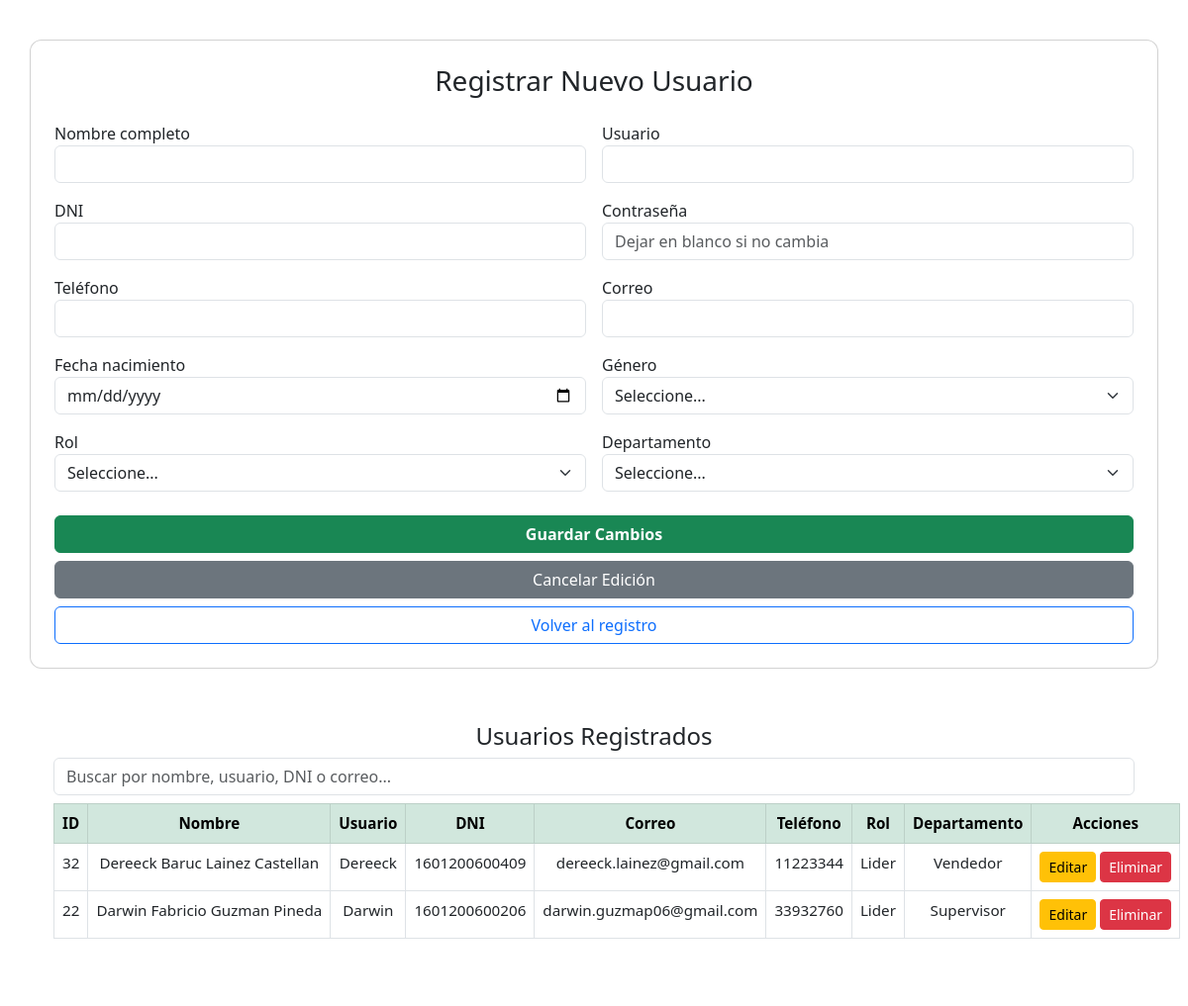
/registro_usuario.php, run on the app's committed database.
### tables this page shows
CREATE TABLE `t_usuario` (
  `id_usuario` int(11) NOT NULL AUTO_INCREMENT,
  `fecha_registro` date DEFAULT NULL,
  `fecha_nacimiento` date DEFAULT NULL,
  `DNI` bigint(15) NOT NULL,
  `nombre` varchar(30) NOT NULL,
  `usuario` varchar(20) NOT NULL,
  `password` varchar(255) NOT NULL,
  `correo` varchar(50) DEFAULT NULL,
  `telefono` int(11) DEFAULT NULL,
  `direccion` text DEFAULT NULL,
  `genero` varchar(10) DEFAULT NULL,
  `id_rol` int(11) DEFAULT NULL,
  `id_departamento` int(11) DEFAULT NULL,
  PRIMARY KEY (`id_usuario`),
  KEY `fk_usuario_rol` (`id_rol`),
  KEY `fk_us_departamento` (`id_departamento`),
  CONSTRAINT `fk_usuario_departamento` FOREIGN KEY (`id_departamento`) REFERENCES `t_departamento` (`id_departamento`) ON DELETE SET NULL ON UPDATE CASCADE,
  CONSTRAINT `fk_usuario_rol` FOREIGN KEY (`id_rol`) REFERENCES `t_rol` (`id_rol`) ON DELETE SET NULL ON UPDATE CASCADE
);

CREATE TABLE `t_rol` (
  `id_rol` int(11) NOT NULL AUTO_INCREMENT,
  `nombre_rol` varchar(50) DEFAULT NULL,
  `privilegio` varchar(50) DEFAULT NULL,
  `descripcion` text DEFAULT NULL,
  PRIMARY KEY (`id_rol`)
);

CREATE TABLE `t_departamento` (
  `id_departamento` int(11) NOT NULL AUTO_INCREMENT,
  `nombre_departamento` varchar(50) DEFAULT NULL,
  `sub_departamento` varchar(50) DEFAULT NULL,
  PRIMARY KEY (`id_departamento`)
);

### registro_usuario.php (the view, shortened to what this page needs)
<?php
include("conexion.php");
$roles = [];
$sql_roles = "SELECT id_rol, nombre_rol FROM t_rol ORDER BY nombre_rol ASC";
$resultado_roles = $conn->query($sql_roles);
if ($resultado_roles) {
    while ($fila = $resultado_roles->fetch_assoc()) {
        $roles[] = $fila;
    }
} else {
    die("Error: La tabla 't_rol' no existe.");
}
$sql_usuarios = "SELECT u.id_usuario, u.nombre, u.usuario, u.correo, u.telefono, u.dni, u.genero, u.fecha_nacimiento, u.id_rol, u.id_departamento, r.nombre_rol, d.nombre_departamento
FROM t_usuario u
LEFT JOIN t_rol r ON u.id_rol = r.id_rol
LEFT JOIN t_departamento d ON u.id_departamento = d.id_departamento
ORDER BY u.id_usuario DESC";
$resultado_usuarios = $conn->query($sql_usuarios);
?>
<!DOCTYPE html>
<html lang="es">
<head>
  <link href="https://cdn.jsdelivr.net/npm/bootstrap@5.3.0/dist/css/bootstrap.min.css" rel="stylesheet" />
</head>
<body>
<div class="card p-4">
  <h3 id="form-title" class="text-center mb-4">Registrar Nuevo Usuario</h3>
  <form method="POST" id="user-form">
    <div class="row g-3">
      <div class="col-md-6"><label>Nombre completo</label><input type="text" name="nombre" class="form-control" required></div>
      <div class="col-md-6"><label>Usuario</label><input type="text" name="usuario" class="form-control" required></div>
      <div class="col-md-6"><label>DNI</label><input type="text" name="dni" class="form-control" required></div>
      <div class="col-md-6"><label>Contraseña</label><input type="password" name="password" class="form-control" placeholder="Dejar en blanco si no cambia"></div>
      <div class="col-md-6"><label>Teléfono</label><input type="text" name="telefono" class="form-control"></div>
      <div class="col-md-6"><label>Correo</label><input type="email" name="correo" class="form-control"></div>
      <div class="col-md-6"><label>Fecha nacimiento</label><input type="date" name="fecha_nacimiento" class="form-control"></div>
      <div class="col-md-6"><label>Género</label><select name="genero" class="form-select"><option value="">Seleccione...</option><option value="Masculino">Masculino</option><option value="Femenino">Femenino</option></select></div>
      <div class="col-md-6"><label>Rol</label><select name="rol" class="form-select" required><option value="">Seleccione...</option><?php foreach ($roles as $r): ?>
        <option value="<?= htmlspecialchars($r['id_rol']) ?>"><?= htmlspecialchars($r['nombre_rol']) ?></option><?php endforeach; ?></select>
      </div>
      <div class="col-md-6"><label>Departamento</label><select name="departamento" class="form-select" required><option value="">Seleccione...</option></select></div>
    </div>
    <div class="d-grid gap-2 mt-4">
      <button type="submit" class="btn btn-success btn-animated fw-bold">Guardar Cambios</button>
      <button type="button" onclick="resetForm()" class="btn btn-secondary btn-animated">Cancelar Edición</button>
      <a href="registroProduc.php" class="btn btn-outline-primary btn-animated text-center">Volver al registro</a>
    </div>
  </form>
</div>
<div class="table-container p-4">
  <h4 class="text-center">Usuarios Registrados</h4>
  <input type="text" id="buscar" class="form-control mb-2" placeholder="Buscar por nombre, usuario, DNI o correo...">
  <table class="table table-bordered table-hover" id="tablaUsuarios">
    <thead class="table-success"><tr><th>ID</th><th>Nombre</th><th>Usuario</th><th>DNI</th><th>Correo</th><th>Teléfono</th><th>Rol</th><th>Departamento</th><th>Acciones</th></tr></thead>
    <?php if ($resultado_usuarios && $resultado_usuarios->num_rows > 0): ?>
    <tbody>
      <?php while ($fila = $resultado_usuarios->fetch_assoc()): ?>
        <tr ondblclick='cargarUsuario(<?= json_encode($fila) ?>)' style="cursor:pointer;">
          <td><?= htmlspecialchars($fila['id_usuario']) ?></td>
          <td><?= htmlspecialchars($fila['nombre']) ?></td>
          <td><?= htmlspecialchars($fila['usuario']) ?></td>
          <td><?= htmlspecialchars($fila['dni']) ?></td>
          <td><?= htmlspecialchars($fila['correo']) ?></td>
          <td><?= isset($fila['telefono']) ? htmlspecialchars($fila['telefono']) : 'No definido' ?></td>
          <td><?= isset($fila['nombre_rol']) ? htmlspecialchars($fila['nombre_rol']) : 'N/A' ?></td>
          <td><?= isset($fila['nombre_departamento']) ? htmlspecialchars($fila['nombre_departamento']) : 'N/A' ?></td>
          <td>
            <button class="btn btn-sm btn-warning btn-animated" onclick='cargarUsuario(<?= json_encode($fila) ?>)'>Editar</button>
            <button class="btn btn-sm btn-danger btn-animated" onclick="event.stopPropagation(); eliminarUsuario(this, <?= $fila['id_usuario'] ?>)">Eliminar</button>
          </td>
        </tr>
      <?php endwhile; ?>
    </tbody>
    <?php else: ?>
    <tbody><tr><td colspan="9" class="text-center">No hay usuarios para mostrar</td></tr></tbody>
    <?php endif; ?>
  </table>
</div>
</body>
</html>

### registro_usuario.php (style rules this page uses)
body { background-image:url(Fondo.jpg);background-size:cover;background-attachment:fixed;padding-top:40px;display:flex;flex-direction:column;align-items:center;min-height:100vh; }
.card,.table-container { background-color:rgba(255,255,255,.95);color:#212529;border-radius:12px;width:95%;max-width:1200px;padding:30px;margin-bottom:30px; }
.btn-animated { transition:transform .2s ease; }
table { min-width:1000px;font-size:.95rem; }
th,td { text-align:center;white-space:nowrap; }

### data on the page
t_usuario: id_usuario "32", nombre "Dereeck Baruc Lainez Castellan", usuario "Dereeck", DNI "1601200600409", correo "dereeck.lainez@gmail.com", telefono "11223344", id_rol.nombre_rol "Lider", id_departamento.nombre_departamento "Vendedor"
t_usuario: id_usuario "22", nombre "Darwin Fabricio Guzman Pineda", usuario "Darwin", DNI "1601200600206", correo "darwin.guzmap06@gmail.com", telefono "33932760", id_rol.nombre_rol "Lider", id_departamento.nombre_departamento "Supervisor"
